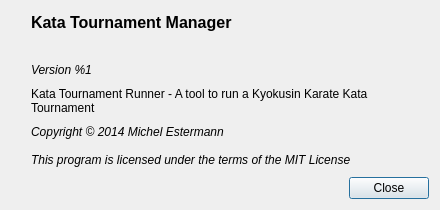
<?xml version="1.0" encoding="UTF-8"?>
<ui version="4.0">
 <class>AboutDialog</class>
 <widget class="QDialog" name="AboutDialog">
  <property name="geometry">
   <rect>
    <x>0</x>
    <y>0</y>
    <width>440</width>
    <height>210</height>
   </rect>
  </property>
  <property name="sizePolicy">
   <sizepolicy hsizetype="Fixed" vsizetype="Fixed">
    <horstretch>0</horstretch>
    <verstretch>0</verstretch>
   </sizepolicy>
  </property>
  <property name="minimumSize">
   <size>
    <width>440</width>
    <height>210</height>
   </size>
  </property>
  <property name="maximumSize">
   <size>
    <width>440</width>
    <height>210</height>
   </size>
  </property>
  <property name="windowTitle">
   <string>Dialog</string>
  </property>
  <layout class="QVBoxLayout" name="verticalLayout_3">
   <item>
    <layout class="QHBoxLayout" name="horizontalLayout">
     <item>
      <layout class="QVBoxLayout" name="verticalLayout">
       <item>
        <spacer name="verticalSpacer">
         <property name="orientation">
          <enum>Qt::Vertical</enum>
         </property>
         <property name="sizeHint" stdset="0">
          <size>
           <width>20</width>
           <height>40</height>
          </size>
         </property>
        </spacer>
       </item>
      </layout>
     </item>
     <item>
      <layout class="QVBoxLayout" name="verticalLayout_2">
       <item>
        <widget class="QLabel" name="name_">
         <property name="font">
          <font>
           <pointsize>12</pointsize>
           <weight>75</weight>
           <italic>false</italic>
           <bold>true</bold>
          </font>
         </property>
         <property name="text">
          <string>Kata Tournament Manager</string>
         </property>
         <property name="wordWrap">
          <bool>true</bool>
         </property>
        </widget>
       </item>
       <item>
        <spacer name="horizontalSpacer_">
         <property name="orientation">
          <enum>Qt::Horizontal</enum>
         </property>
         <property name="sizeHint" stdset="0">
          <size>
           <width>40</width>
           <height>20</height>
          </size>
         </property>
        </spacer>
       </item>
       <item>
        <widget class="QLabel" name="version_">
         <property name="font">
          <font>
           <italic>true</italic>
          </font>
         </property>
         <property name="text">
          <string>Version %1</string>
         </property>
        </widget>
       </item>
       <item>
        <widget class="QLabel" name="description_">
         <property name="font">
          <font>
           <italic>false</italic>
          </font>
         </property>
         <property name="text">
          <string>Kata Tournament Runner - A tool to run a Kyokusin Karate Kata Tournament</string>
         </property>
         <property name="wordWrap">
          <bool>true</bool>
         </property>
        </widget>
       </item>
       <item>
        <widget class="QLabel" name="copyright_">
         <property name="font">
          <font>
           <italic>true</italic>
          </font>
         </property>
         <property name="text">
          <string>Copyright © 2014 Michel Estermann</string>
         </property>
         <property name="wordWrap">
          <bool>true</bool>
         </property>
        </widget>
       </item>
       <item>
        <widget class="QLabel" name="license_">
         <property name="font">
          <font>
           <italic>true</italic>
          </font>
         </property>
         <property name="text">
          <string>This program is licensed under the terms of the MIT License</string>
         </property>
         <property name="wordWrap">
          <bool>true</bool>
         </property>
        </widget>
       </item>
      </layout>
     </item>
    </layout>
   </item>
   <item>
    <widget class="QDialogButtonBox" name="closeButton">
     <property name="orientation">
      <enum>Qt::Horizontal</enum>
     </property>
     <property name="standardButtons">
      <set>QDialogButtonBox::Close</set>
     </property>
    </widget>
   </item>
  </layout>
 </widget>
 <resources/>
 <connections>
  <connection>
   <sender>closeButton</sender>
   <signal>rejected()</signal>
   <receiver>AboutDialog</receiver>
   <slot>reject()</slot>
   <hints>
    <hint type="sourcelabel">
     <x>316</x>
     <y>260</y>
    </hint>
    <hint type="destinationlabel">
     <x>286</x>
     <y>274</y>
    </hint>
   </hints>
  </connection>
  <connection>
   <sender>closeButton</sender>
   <signal>accepted()</signal>
   <receiver>AboutDialog</receiver>
   <slot>accept()</slot>
   <hints>
    <hint type="sourcelabel">
     <x>248</x>
     <y>254</y>
    </hint>
    <hint type="destinationlabel">
     <x>157</x>
     <y>274</y>
    </hint>
   </hints>
  </connection>
 </connections>
</ui>
